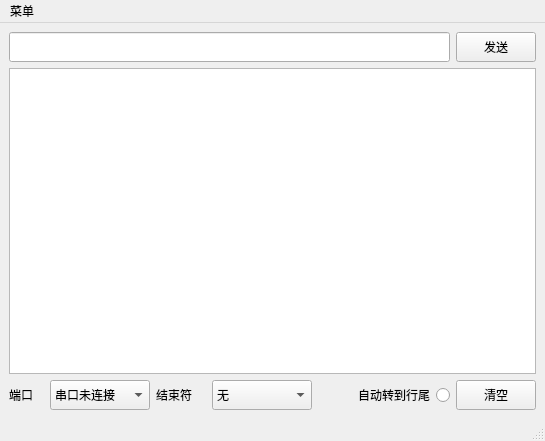
<?xml version="1.0" encoding="UTF-8"?>
<ui version="4.0">
 <class>MainWindow</class>
 <widget class="QMainWindow" name="MainWindow">
  <property name="geometry">
   <rect>
    <x>0</x>
    <y>0</y>
    <width>545</width>
    <height>441</height>
   </rect>
  </property>
  <property name="windowTitle">
   <string>串口助手</string>
  </property>
  <widget class="QWidget" name="centralwidget">
   <layout class="QVBoxLayout" name="verticalLayout">
    <item>
     <layout class="QHBoxLayout" name="horizontalLayout">
      <item>
       <widget class="QLineEdit" name="sendingTextEdit">
        <property name="minimumSize">
         <size>
          <width>300</width>
          <height>30</height>
         </size>
        </property>
       </widget>
      </item>
      <item>
       <widget class="QPushButton" name="Sending">
        <property name="minimumSize">
         <size>
          <width>80</width>
          <height>30</height>
         </size>
        </property>
        <property name="text">
         <string>发送</string>
        </property>
        <property name="shortcut">
         <string>Enter</string>
        </property>
       </widget>
      </item>
     </layout>
    </item>
    <item>
     <widget class="QTextBrowser" name="recv_Text"/>
    </item>
    <item>
     <layout class="QHBoxLayout" name="horizontalLayout_3">
      <item>
       <layout class="QHBoxLayout" name="horizontalLayout_2">
        <item>
         <layout class="QHBoxLayout" name="horizontalLayout_4">
          <item>
           <widget class="QLabel" name="label_2">
            <property name="sizePolicy">
             <sizepolicy hsizetype="Fixed" vsizetype="Fixed">
              <horstretch>0</horstretch>
              <verstretch>0</verstretch>
             </sizepolicy>
            </property>
            <property name="minimumSize">
             <size>
              <width>35</width>
              <height>0</height>
             </size>
            </property>
            <property name="text">
             <string>端口</string>
            </property>
           </widget>
          </item>
          <item>
           <widget class="QComboBox" name="port_select">
            <property name="sizePolicy">
             <sizepolicy hsizetype="Expanding" vsizetype="Fixed">
              <horstretch>0</horstretch>
              <verstretch>0</verstretch>
             </sizepolicy>
            </property>
            <property name="minimumSize">
             <size>
              <width>100</width>
              <height>30</height>
             </size>
            </property>
            <item>
             <property name="text">
              <string>串口未连接</string>
             </property>
            </item>
           </widget>
          </item>
         </layout>
        </item>
        <item>
         <widget class="QLabel" name="label">
          <property name="sizePolicy">
           <sizepolicy hsizetype="Fixed" vsizetype="Fixed">
            <horstretch>0</horstretch>
            <verstretch>0</verstretch>
           </sizepolicy>
          </property>
          <property name="minimumSize">
           <size>
            <width>50</width>
            <height>0</height>
           </size>
          </property>
          <property name="text">
           <string>结束符</string>
          </property>
         </widget>
        </item>
        <item>
         <widget class="QComboBox" name="end_select">
          <property name="minimumSize">
           <size>
            <width>100</width>
            <height>30</height>
           </size>
          </property>
          <property name="maximumSize">
           <size>
            <width>100</width>
            <height>16777215</height>
           </size>
          </property>
          <item>
           <property name="text">
            <string>无</string>
           </property>
          </item>
          <item>
           <property name="text">
            <string>换行 (\n)</string>
           </property>
          </item>
          <item>
           <property name="text">
            <string>回车 (\r)</string>
           </property>
          </item>
          <item>
           <property name="text">
            <string>CR NL(\r\n)</string>
           </property>
          </item>
         </widget>
        </item>
        <item>
         <spacer name="horizontalSpacer">
          <property name="orientation">
           <enum>Qt::Horizontal</enum>
          </property>
          <property name="sizeHint" stdset="0">
           <size>
            <width>40</width>
            <height>20</height>
           </size>
          </property>
         </spacer>
        </item>
       </layout>
      </item>
      <item>
       <widget class="QRadioButton" name="AutoLast">
        <property name="minimumSize">
         <size>
          <width>120</width>
          <height>0</height>
         </size>
        </property>
        <property name="layoutDirection">
         <enum>Qt::RightToLeft</enum>
        </property>
        <property name="text">
         <string>自动转到行尾</string>
        </property>
        <property name="shortcut">
         <string>End</string>
        </property>
       </widget>
      </item>
      <item>
       <widget class="QPushButton" name="Clear">
        <property name="minimumSize">
         <size>
          <width>80</width>
          <height>30</height>
         </size>
        </property>
        <property name="maximumSize">
         <size>
          <width>16777215</width>
          <height>30</height>
         </size>
        </property>
        <property name="text">
         <string>清空</string>
        </property>
        <property name="shortcut">
         <string>Del</string>
        </property>
       </widget>
      </item>
     </layout>
    </item>
   </layout>
  </widget>
  <widget class="QMenuBar" name="menubar">
   <property name="geometry">
    <rect>
     <x>0</x>
     <y>0</y>
     <width>545</width>
     <height>23</height>
    </rect>
   </property>
   <widget class="QMenu" name="menu">
    <property name="title">
     <string>菜单</string>
    </property>
    <widget class="QMenu" name="menu_2">
     <property name="title">
      <string>波特率</string>
     </property>
     <addaction name="action300"/>
     <addaction name="action1200"/>
     <addaction name="action2400"/>
     <addaction name="action4800"/>
     <addaction name="action9600"/>
     <addaction name="action19200"/>
     <addaction name="action38400"/>
     <addaction name="action57600"/>
     <addaction name="action74880"/>
     <addaction name="action115200"/>
     <addaction name="action230400"/>
     <addaction name="action250000"/>
     <addaction name="action500000"/>
     <addaction name="action1000000"/>
     <addaction name="action2000000"/>
    </widget>
    <widget class="QMenu" name="menu_3">
     <property name="title">
      <string>通信格式</string>
     </property>
     <addaction name="action5N1"/>
     <addaction name="action5N2"/>
     <addaction name="action6N1"/>
     <addaction name="action6N2"/>
     <addaction name="action7N1"/>
     <addaction name="action7N2"/>
     <addaction name="action8N1"/>
     <addaction name="action8N2"/>
     <addaction name="action5E1"/>
     <addaction name="action5E2"/>
     <addaction name="action6E1"/>
     <addaction name="action6E2"/>
     <addaction name="action7E1"/>
     <addaction name="action7E2"/>
     <addaction name="action8E1"/>
     <addaction name="action8E2"/>
     <addaction name="action5O1"/>
     <addaction name="action5O2"/>
     <addaction name="action6O1"/>
     <addaction name="action6O2"/>
     <addaction name="action7O1"/>
     <addaction name="action7O2"/>
     <addaction name="action8O1"/>
     <addaction name="action8O2"/>
    </widget>
    <widget class="QMenu" name="menu_4">
     <property name="title">
      <string>设置皮肤</string>
     </property>
     <addaction name="style_dark"/>
     <addaction name="style_classic"/>
    </widget>
    <addaction name="menu_2"/>
    <addaction name="menu_3"/>
    <addaction name="Default"/>
    <addaction name="menu_4"/>
    <addaction name="Exit"/>
   </widget>
   <addaction name="menu"/>
  </widget>
  <widget class="QStatusBar" name="statusbar"/>
  <action name="Default">
   <property name="text">
    <string>恢复默认</string>
   </property>
  </action>
  <action name="Exit">
   <property name="text">
    <string>退出</string>
   </property>
  </action>
  <action name="action300">
   <property name="checkable">
    <bool>true</bool>
   </property>
   <property name="text">
    <string>300</string>
   </property>
  </action>
  <action name="action1200">
   <property name="checkable">
    <bool>true</bool>
   </property>
   <property name="text">
    <string>1200</string>
   </property>
  </action>
  <action name="action2400">
   <property name="checkable">
    <bool>true</bool>
   </property>
   <property name="text">
    <string>2400</string>
   </property>
  </action>
  <action name="action4800">
   <property name="checkable">
    <bool>true</bool>
   </property>
   <property name="text">
    <string>4800</string>
   </property>
  </action>
  <action name="action9600">
   <property name="checkable">
    <bool>true</bool>
   </property>
   <property name="text">
    <string>9600</string>
   </property>
  </action>
  <action name="action19200">
   <property name="checkable">
    <bool>true</bool>
   </property>
   <property name="text">
    <string>19200</string>
   </property>
  </action>
  <action name="action38400">
   <property name="checkable">
    <bool>true</bool>
   </property>
   <property name="text">
    <string>38400</string>
   </property>
  </action>
  <action name="action57600">
   <property name="checkable">
    <bool>true</bool>
   </property>
   <property name="text">
    <string>57600</string>
   </property>
  </action>
  <action name="action74880">
   <property name="checkable">
    <bool>true</bool>
   </property>
   <property name="text">
    <string>74880</string>
   </property>
  </action>
  <action name="action115200">
   <property name="checkable">
    <bool>true</bool>
   </property>
   <property name="text">
    <string>115200</string>
   </property>
  </action>
  <action name="action230400">
   <property name="checkable">
    <bool>true</bool>
   </property>
   <property name="text">
    <string>230400</string>
   </property>
  </action>
  <action name="action250000">
   <property name="checkable">
    <bool>true</bool>
   </property>
   <property name="text">
    <string>250000</string>
   </property>
  </action>
  <action name="action500000">
   <property name="checkable">
    <bool>true</bool>
   </property>
   <property name="text">
    <string>500000</string>
   </property>
  </action>
  <action name="action1000000">
   <property name="checkable">
    <bool>true</bool>
   </property>
   <property name="text">
    <string>1000000</string>
   </property>
  </action>
  <action name="action2000000">
   <property name="checkable">
    <bool>true</bool>
   </property>
   <property name="text">
    <string>2000000</string>
   </property>
  </action>
  <action name="action5N1">
   <property name="checkable">
    <bool>true</bool>
   </property>
   <property name="text">
    <string>5N1</string>
   </property>
  </action>
  <action name="action6N1">
   <property name="checkable">
    <bool>true</bool>
   </property>
   <property name="text">
    <string>6N1</string>
   </property>
  </action>
  <action name="action7N1">
   <property name="checkable">
    <bool>true</bool>
   </property>
   <property name="text">
    <string>7N1</string>
   </property>
  </action>
  <action name="action8N1">
   <property name="checkable">
    <bool>true</bool>
   </property>
   <property name="text">
    <string>8N1</string>
   </property>
  </action>
  <action name="action5N2">
   <property name="checkable">
    <bool>true</bool>
   </property>
   <property name="text">
    <string>5N2</string>
   </property>
  </action>
  <action name="action6N2">
   <property name="checkable">
    <bool>true</bool>
   </property>
   <property name="text">
    <string>6N2</string>
   </property>
  </action>
  <action name="action7N2">
   <property name="checkable">
    <bool>true</bool>
   </property>
   <property name="text">
    <string>7N2</string>
   </property>
  </action>
  <action name="action8N2">
   <property name="checkable">
    <bool>true</bool>
   </property>
   <property name="text">
    <string>8N2</string>
   </property>
  </action>
  <action name="action5E1">
   <property name="checkable">
    <bool>true</bool>
   </property>
   <property name="text">
    <string>5E1</string>
   </property>
  </action>
  <action name="action5E2">
   <property name="checkable">
    <bool>true</bool>
   </property>
   <property name="text">
    <string>5E2</string>
   </property>
  </action>
  <action name="action6E1">
   <property name="checkable">
    <bool>true</bool>
   </property>
   <property name="text">
    <string>6E1</string>
   </property>
  </action>
  <action name="action6E2">
   <property name="checkable">
    <bool>true</bool>
   </property>
   <property name="text">
    <string>6E2</string>
   </property>
  </action>
  <action name="action7E1">
   <property name="checkable">
    <bool>true</bool>
   </property>
   <property name="text">
    <string>7E1</string>
   </property>
  </action>
  <action name="action7E2">
   <property name="checkable">
    <bool>true</bool>
   </property>
   <property name="text">
    <string>7E2</string>
   </property>
  </action>
  <action name="action8E1">
   <property name="checkable">
    <bool>true</bool>
   </property>
   <property name="text">
    <string>8E1</string>
   </property>
  </action>
  <action name="action8E2">
   <property name="checkable">
    <bool>true</bool>
   </property>
   <property name="text">
    <string>8E2</string>
   </property>
  </action>
  <action name="action5O1">
   <property name="checkable">
    <bool>true</bool>
   </property>
   <property name="text">
    <string>5O1</string>
   </property>
  </action>
  <action name="action5O2">
   <property name="checkable">
    <bool>true</bool>
   </property>
   <property name="text">
    <string>5O2</string>
   </property>
  </action>
  <action name="action6O1">
   <property name="checkable">
    <bool>true</bool>
   </property>
   <property name="text">
    <string>6O1</string>
   </property>
  </action>
  <action name="action6O2">
   <property name="checkable">
    <bool>true</bool>
   </property>
   <property name="text">
    <string>6O2</string>
   </property>
  </action>
  <action name="action7O1">
   <property name="checkable">
    <bool>true</bool>
   </property>
   <property name="text">
    <string>7O1</string>
   </property>
  </action>
  <action name="action7O2">
   <property name="checkable">
    <bool>true</bool>
   </property>
   <property name="text">
    <string>7O2</string>
   </property>
  </action>
  <action name="action8O1">
   <property name="checkable">
    <bool>true</bool>
   </property>
   <property name="text">
    <string>8O1</string>
   </property>
  </action>
  <action name="action8O2">
   <property name="checkable">
    <bool>true</bool>
   </property>
   <property name="text">
    <string>8O2</string>
   </property>
  </action>
  <action name="style_dark">
   <property name="text">
    <string>暗黑</string>
   </property>
  </action>
  <action name="style_classic">
   <property name="text">
    <string>经典</string>
   </property>
  </action>
 </widget>
 <resources/>
 <connections>
  <connection>
   <sender>Exit</sender>
   <signal>triggered()</signal>
   <receiver>MainWindow</receiver>
   <slot>close()</slot>
   <hints>
    <hint type="sourcelabel">
     <x>-1</x>
     <y>-1</y>
    </hint>
    <hint type="destinationlabel">
     <x>290</x>
     <y>260</y>
    </hint>
   </hints>
  </connection>
 </connections>
</ui>
